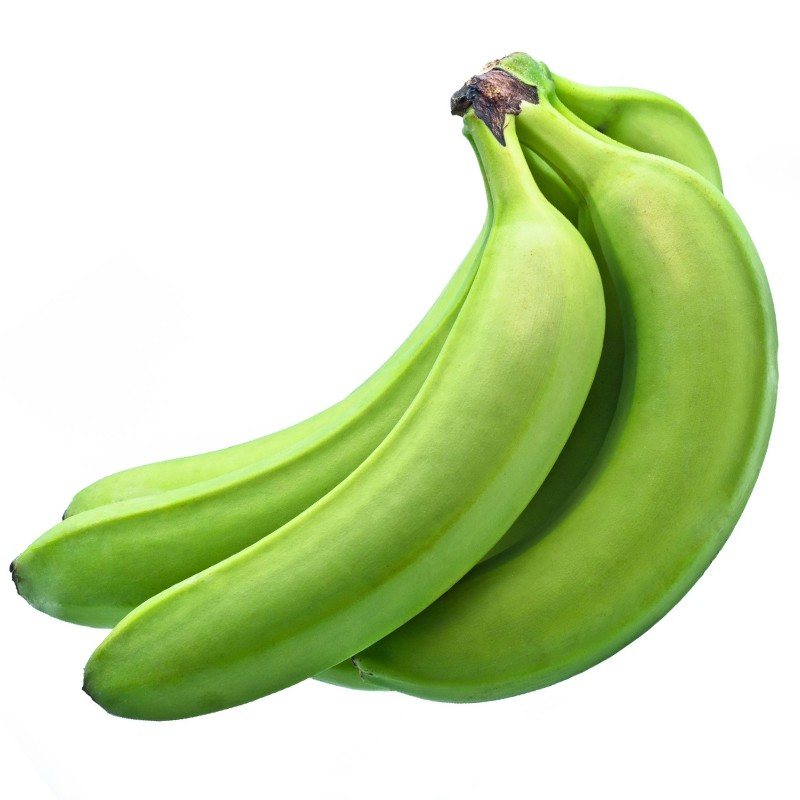
#> input picture images/banano_v2.jpg, 800 x 800 px
$ python hog_descriptor.py
#> lines starting #> are read from the running program, lines starting #| are printed output that depends on the picture
import numpy as np
import cv2
import matplotlib.pyplot as plt

# Load image then grayscale
image = cv2.imread('images/banano_v2.jpg')
#> image is the input picture: shape (800, 800, 3); mean B, G, R 174, 219, 201.4
gray = cv2.cvtColor(image, cv2.COLOR_BGR2GRAY)
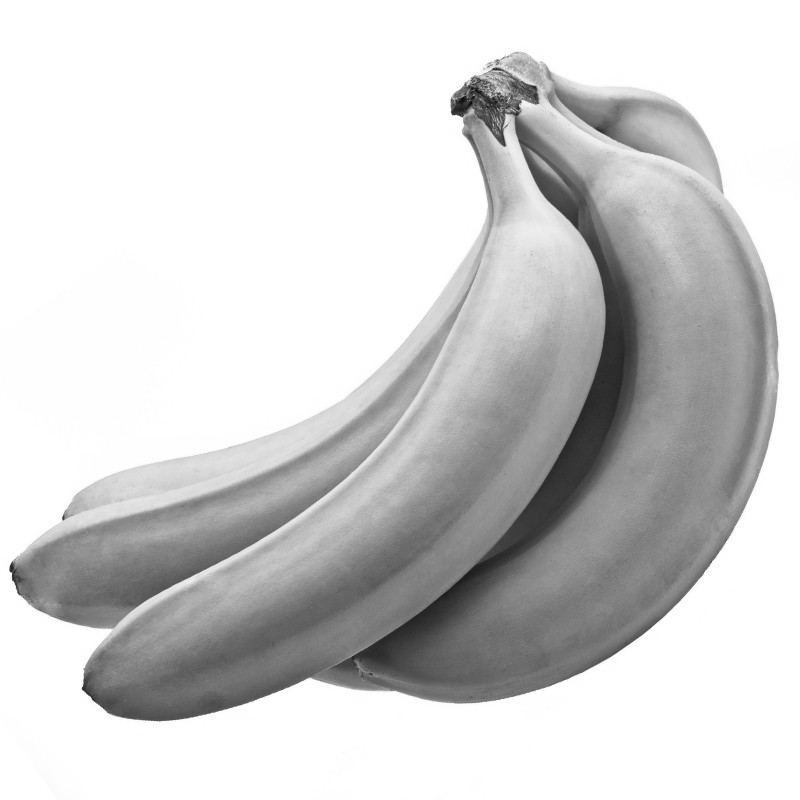
#> gray: shape (800, 800); min 6, max 255, mean 208.6

# Show original Image
cv2.imshow('Input Image', image)
cv2.waitKey(0)

# h x w in pixels
cell_size = (8, 8)

 # h x w in cells
block_size = (2, 2)

# number of orientation bins
nbins = 9

# Using OpenCV's HOG Descriptor
# winSize is the size of the image cropped to a multiple of the cell size
hog = cv2.HOGDescriptor(_winSize=(gray.shape[1] // cell_size[1] * cell_size[1],
                                  gray.shape[0] // cell_size[0] * cell_size[0]),
                        _blockSize=(block_size[1] * cell_size[1],
                                    block_size[0] * cell_size[0]),
                        _blockStride=(cell_size[1], cell_size[0]),
                        _cellSize=(cell_size[1], cell_size[0]),
                        _nbins=nbins)

# Create numpy array shape which we use to create hog_feats
n_cells = (gray.shape[0] // cell_size[0], gray.shape[1] // cell_size[1])
#> n_cells = (100, 100)

# We index blocks by rows first.
# hog_feats now contains the gradient amplitudes for each direction,
# for each cell of its group for each group. Indexing is by rows then columns.
hog_feats = hog.compute(gray).reshape(n_cells[1] - block_size[1] + 1,
                        n_cells[0] - block_size[0] + 1,
                        block_size[0], block_size[1], nbins).transpose((1, 0, 2, 3, 4))

# Create our gradients array with nbin dimensions to store gradient orientations
gradients = np.zeros((n_cells[0], n_cells[1], nbins))

# Create array of dimensions
cell_count = np.full((n_cells[0], n_cells[1], 1), 0, dtype=int)

# Block Normalization
for off_y in range(block_size[0]):
    for off_x in range(block_size[1]):
        gradients[off_y:n_cells[0] - block_size[0] + off_y + 1,
                  off_x:n_cells[1] - block_size[1] + off_x + 1] += \
            hog_feats[:, :, off_y, off_x, :]
        cell_count[off_y:n_cells[0] - block_size[0] + off_y + 1,
                   off_x:n_cells[1] - block_size[1] + off_x + 1] += 1
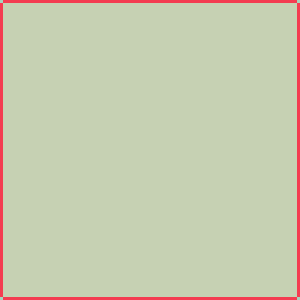
#> cell_count: shape (100, 100, 1) int64 (shown 3 times larger); 3 distinct labels, from 1 to 4; one colour per label, 0 black

# Average gradients
gradients /= cell_count

# Plot HOGs using Matplotlib
# angle is 360 / nbins * direction
color_bins = 5
plt.pcolor(gradients[:, :, color_bins])
plt.gca().invert_yaxis()
plt.gca().set_aspect('equal', adjustable='box')
plt.colorbar()
plt.show()
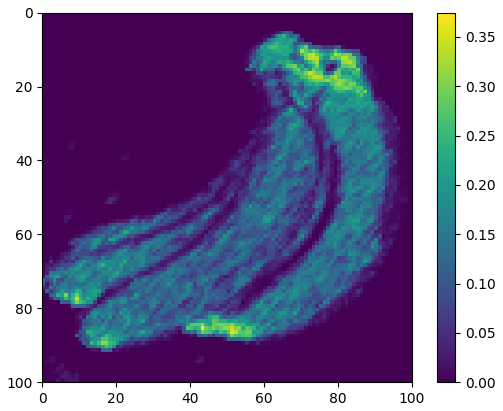
#> figure drawn by matplotlib, 2 panels
cv2.destroyAllWindows()

$ run again, with images/apple.jpg copied over images/banano_v2.jpg
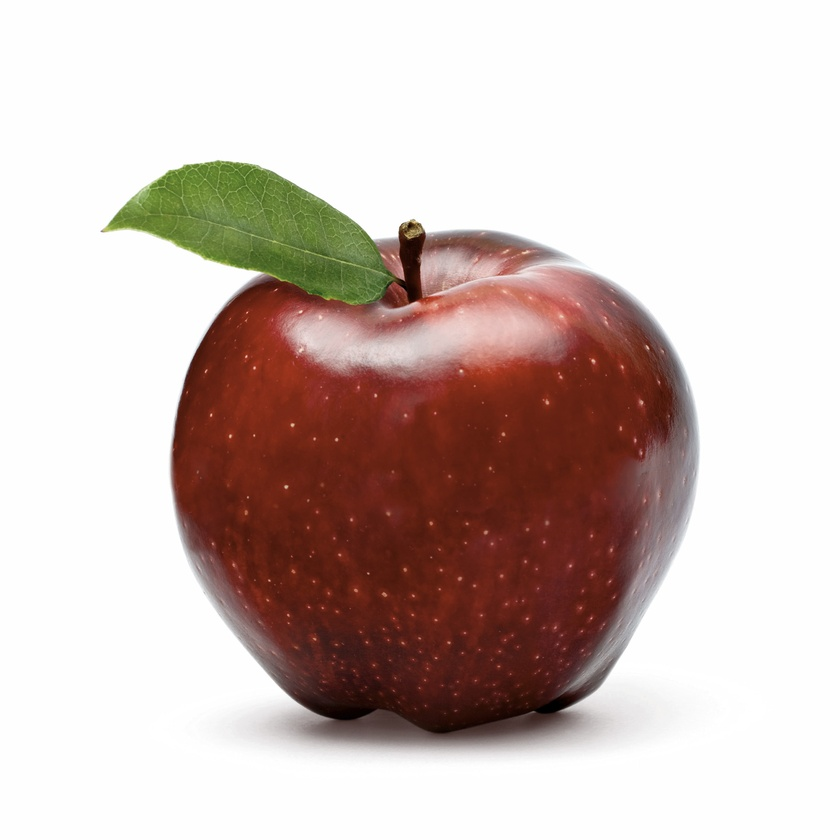
#> input picture images/apple.jpg, 840 x 840 px, shrunk from 1805 x 1803 before the run
#> image is the input picture: shape (840, 840, 3); mean B, G, R 186.2, 191.2, 207.3
#> `gray = cv2.cvtColor(image, cv2.COLOR_BGR2GRAY)`:
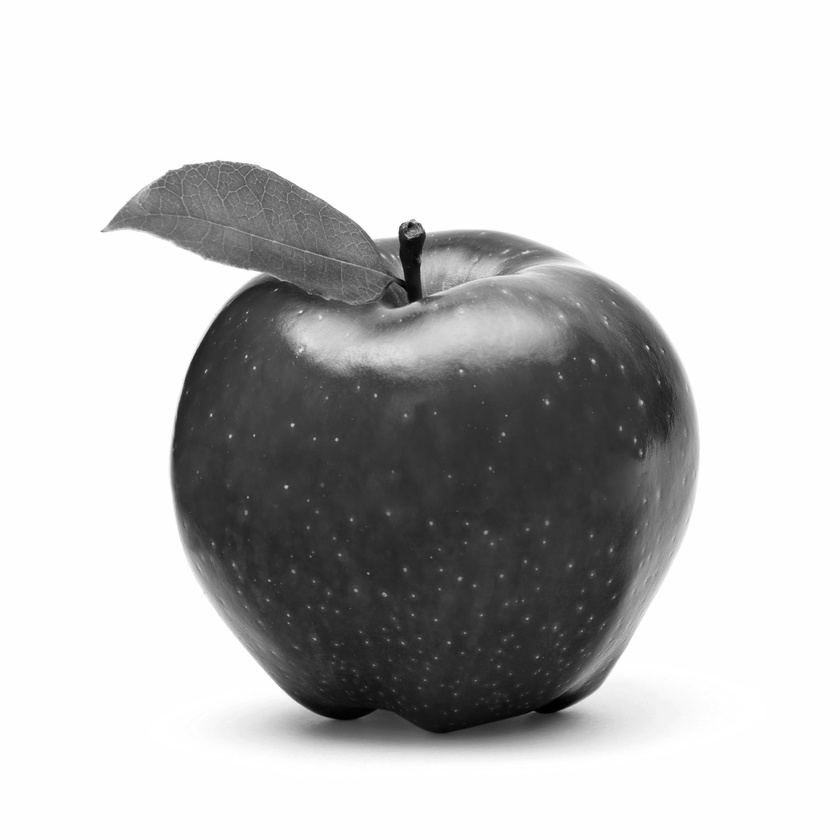
#> gray: shape (840, 840); min 0, max 255, mean 195.4
#> `plt.show()`:
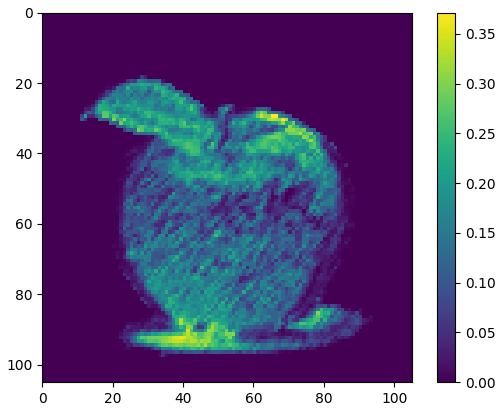
#> figure drawn by matplotlib, 2 panels

$ run again, with images/banano_m.jpg copied over images/banano_v2.jpg
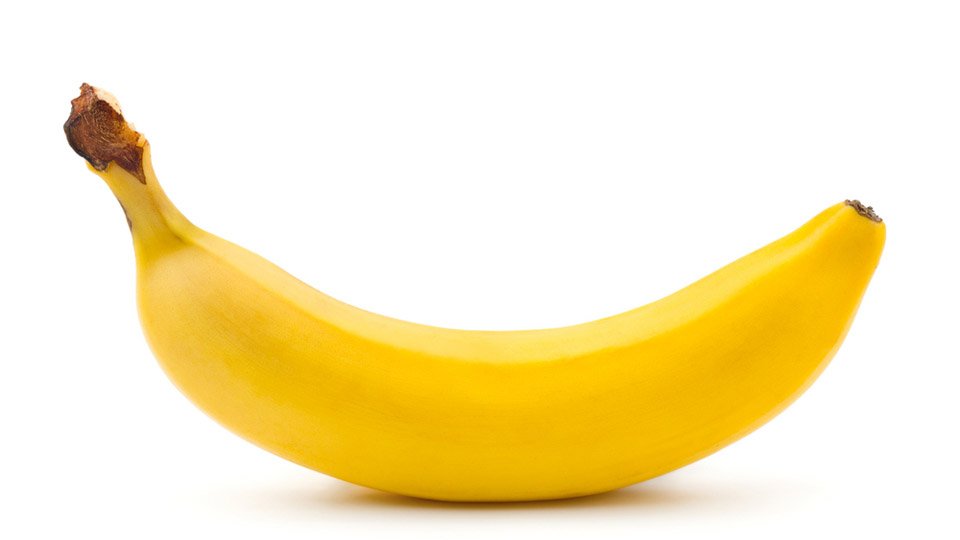
#> input picture images/banano_m.jpg, 960 x 540 px
#> image is the input picture: shape (540, 960, 3); mean B, G, R 193.6, 235.9, 249.8
#> after the loop `for off_y in range(block_size[0]):`:
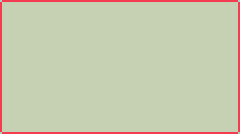
#> cell_count: shape (67, 120, 1) int64 (shown 2 times larger); 3 distinct labels, from 1 to 4; one colour per label, 0 black
#> `plt.show()`:
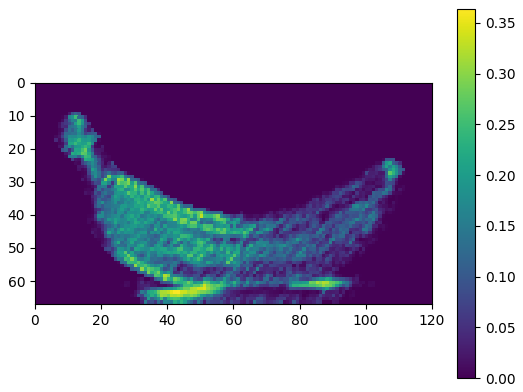
#> figure drawn by matplotlib, 2 panels
